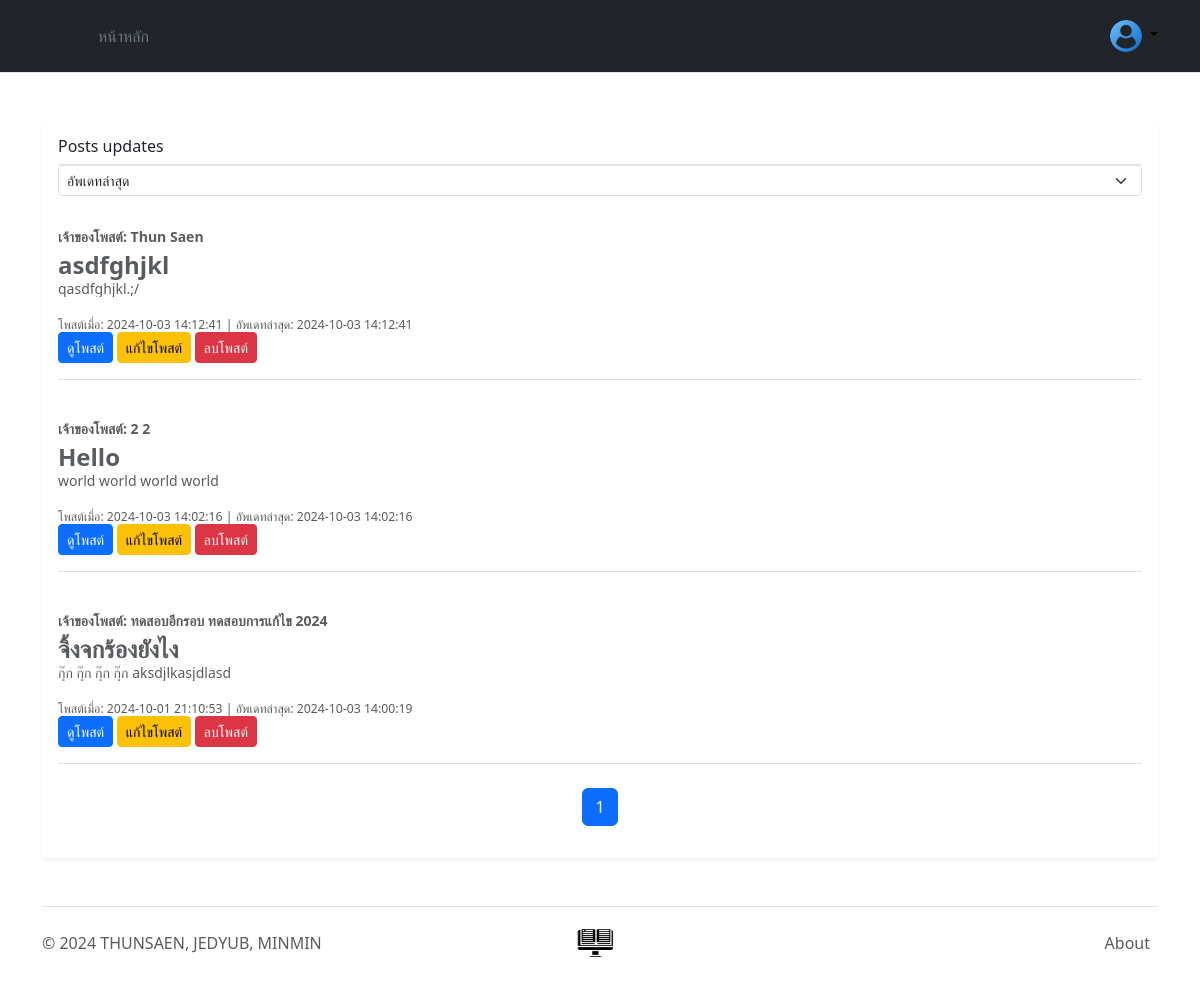
The page /?c=1 (signed in) on the database its author committed.
### tables this page shows
CREATE TABLE `post` (
  `post_id` int(11) NOT NULL,
  `title` varchar(255) NOT NULL,
  `content` text NOT NULL,
  `created_at` datetime NOT NULL DEFAULT current_timestamp(),
  `updated_at` datetime NOT NULL DEFAULT current_timestamp(),
  `user_id` int(11) NOT NULL
);

CREATE TABLE `user` (
  `user_id` int(11) NOT NULL,
  `first_name` varchar(255) NOT NULL,
  `last_name` varchar(255) NOT NULL,
  `email` varchar(255) NOT NULL,
  `password` varchar(255) NOT NULL,
  `role` varchar(10) NOT NULL DEFAULT 'member',
  `created_at` datetime NOT NULL DEFAULT current_timestamp()
);

### index.php (called while the page is built, shortened)
<?php
include('includes/header.php');
?>
<?php
include('includes/all_post.php');
?>
<?php
include('includes/footer.php');
?>

### includes/all_post.php (the view, shortened to what this page needs)
<div class="container my-5">
    <div class="my-3 p-3 bg-body rounded shadow-sm">
        <h6 class="border-bottom pb-2 mb-0">Posts updates</h6>
        <?php
            require_once 'includes/db.php';
            $email = $_SESSION['email'];
            $sql_user = "SELECT user_id, role FROM user WHERE email = ?";
            $stmt_user = $conn->prepare($sql_user);
            $stmt_user->bind_param("s", $email);
            $stmt_user->execute();
            $result_user = $stmt_user->get_result();
            $user_data = $result_user->fetch_assoc();
            $current_user_id = $user_data['user_id'];
            $posts_per_page = 10;
            $current_page = isset($_GET['page']) ? (int)$_GET['page'] : 1;
            $current_page = max(1, $current_page);
            $offset = ($current_page - 1) * $posts_per_page;
            $order = 'updated_at DESC';
            $sql = "SELECT post.post_id, post.title, post.content, post.created_at, post.updated_at, user.user_id, user.first_name, user.last_name
                    FROM post
                    JOIN user ON post.user_id = user.user_id
                    ORDER BY post.$order
                    LIMIT ?, ?";
            $stmt = $conn->prepare($sql);
            $stmt->bind_param("ii", $offset, $posts_per_page);
            $stmt->execute();
            $result = $stmt->get_result();
            $total_sql = "SELECT COUNT(*) as total FROM post";
            $total_result = $conn->query($total_sql);
            $total_posts = $total_result->fetch_assoc()['total'];
            $total_pages = ceil($total_posts / $posts_per_page);
        ?>
        <div class="mb-3">
            <form method="get">
                <select id="order" name="order" class="form-select form-select-sm" onchange="this.form.submit()">
                    <option value="updated_at DESC" <?= $order == 'updated_at DESC' ? 'selected' : '' ?>>อัพเดทล่าสุด</option>
                </select>
            </form>
        </div>
        <?php
            while ($post = $result->fetch_assoc()) {
                echo '<div class="d-flex justify-content-between text-body-secondary pt-3" style="overflow: hidden;">';
                echo '<div class="flex-grow-1" style="max-width: 100%;">';
                echo '<p class="pb-3 mb-0 small lh-sm border-bottom" style="overflow: hidden; white-space: nowrap; text-overflow: ellipsis;">';
                echo '<strong class="d-block text-gray-dark">เจ้าของโพสต์: ' . htmlspecialchars($post['first_name'] . ' ' . $post['last_name']) . '</strong>';
                echo '<strong class="d-block mt-1" style="font-size: 1.5rem;">' . htmlspecialchars($post['title']) . '</strong>';
                echo '<span style="display: block; overflow: hidden; white-space: nowrap; text-overflow: ellipsis;">' . htmlspecialchars($post['content']) . '</span>';
                echo '<br><small class="text-muted">โพสต์เมื่อ: ' . htmlspecialchars($post['created_at']) . ' | อัพเดทล่าสุด: ' . htmlspecialchars($post['updated_at']) . '</small>';
                echo '<br><a href="../_page/view_post.php?post_id=' . htmlspecialchars($post['post_id']) . '" class="btn btn-primary btn-sm">ดูโพสต์</a> ';
                if ($post['user_id'] == $current_user_id || $user_data['role'] == 'admin') {
                    echo '<a href="../_page/edit_post.php?post_id=' . htmlspecialchars($post['post_id']) . '" class="btn btn-warning btn-sm">แก้ไขโพสต์</a> ';
                    echo '<a href="#" onclick="confirmDelete(' . htmlspecialchars($post['post_id']) . ')" class="btn btn-danger btn-sm">ลบโพสต์</a>';
                }
                echo '</p>';
                echo '</div>';
                echo '</div> <br>';
            }
            echo '<nav aria-label="Page navigation">';
            echo '<ul class="pagination justify-content-center">';
            for ($i = 1; $i <= $total_pages; $i++) {
                echo '<li class="page-item' . ($i === $current_page ? ' active' : '') . '"><a class="page-link" href="?page=' . $i . '&order=' . $order . '">' . $i . '</a></li>';
            }
            echo '</ul>';
            echo '</nav>';
        ?>
    </div>
</div>

### rows shown on the page
post: user.last_name "Thun Saen", title "asdfghjkl", content "qasdfghjkl.;/", created_at "2024-10-03 14:12:41", updated_at "2024-10-03 14:12:41"
post: user.last_name "2 2", title "Hello", content "world world world world", created_at "2024-10-03 14:02:16", updated_at "2024-10-03 14:02:16"
post: user.last_name "ทดสอบอีกรอบ ทดสอบการแก้ไข 2024", title "จิ้งจกร้องยังไง", content "กุ๊ก กุ๊ก กุ๊ก กุ๊ก aksdjlkasjdlasd", created_at "2024-10-01 21:10:53", updated_at "2024-10-03 14:00:19"
